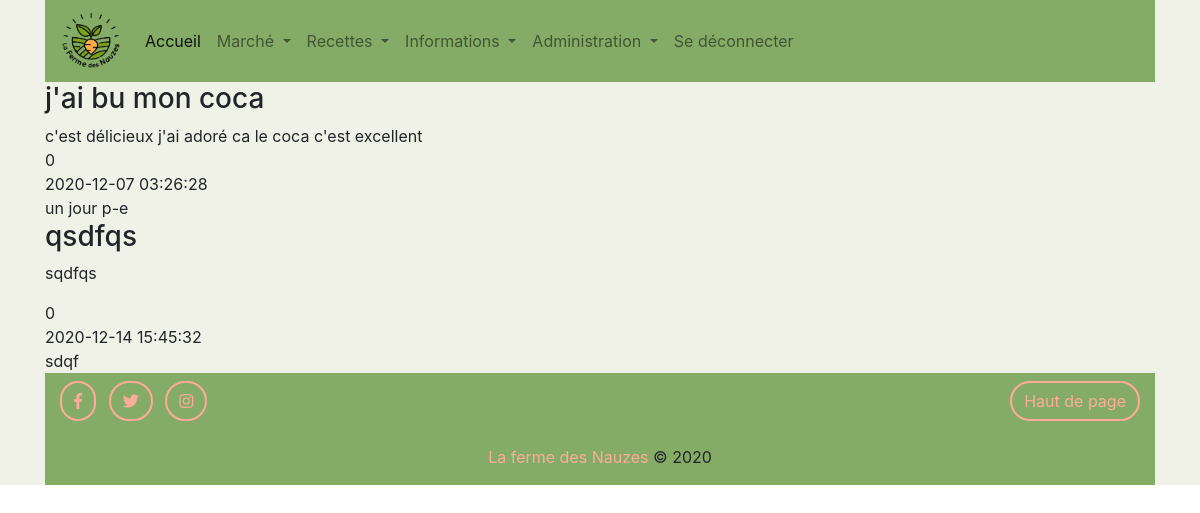
The app's page /info/informations (signed in) with its own data.
### tables this page shows
CREATE TABLE IF NOT EXISTS `post` (
  `POST_ID` int(11) NOT NULL AUTO_INCREMENT,
  `POST_TITRE` varchar(50) NOT NULL,
  `POST_TEXTE` text NOT NULL,
  `POST_TYPE` int(11) NOT NULL,
  `POST_AUTEUR` int(11) NOT NULL,
  `POST_DATE` varchar(255) NOT NULL,
  `POST_PHOTO` varchar(255) NOT NULL,
  PRIMARY KEY (`POST_ID`)
);

### Modele/Post.php (called while the page is built, shortened)
<?php
class Post extends Modele
{
	public function getPostsType($typePost)
	{
        $sql = 'SELECT POST_ID as id, POST_TITRE as titre, POST_TEXTE as texte, POST_TYPE as type, POST_AUTEUR as auteur, POST_DATE as date, POST_PHOTO as photo from post where POST_TYPE=?';
        $posts = $this->executerRequete($sql, array($typePost));
        return $posts;
    }
}

### Modele/Modele.php (called while the page is built, shortened)
<?php
abstract class Modele
{
    private $bdd;
    protected function executerRequete ($sql,$parametres = null)
    {
        if ($parametres == null)
        {
            $resultat = $this->getBdd()->query($sql);
        }
        else
        {
            $resultat = $this->getBdd()->prepare($sql);
            $resultat->execute($parametres);
        }
        return $resultat;
    }
    private function getBdd()
    {
        if ($this->bdd == null)
        {
            $this->bdd = new PDO('mysql:host=localhost;dbname=bdd_lfdn;charset=utf8','root','',array(PDO::ATTR_ERRMODE => PDO::ERRMODE_EXCEPTION, PDO::ATTR_DEFAULT_FETCH_MODE => PDO::FETCH_ASSOC));
        }
        return $this->bdd;
    }
}

### index.php (called while the page is built, shortened)
<?php
$routeur = new Routeur();
$routeur->routerRequete();

### Vue/vueInformations.php (the view)
<?php foreach ($posts as $post): ?>
<section>
    <h3><?= $post['titre'] ?></h3>
    <?= htmlspecialchars_decode($post['texte']) ?>
    <div><?= $post['auteur'] ?></div>
    <div><?= $post['date'] ?></div>
    <div><?= $post['photo'] ?></div>
</section>
<?php endforeach; ?>

### records on screen
post: POST_TITRE "j'ai bu mon coca", POST_TEXTE "c'est délicieux j'ai adoré ca le coca c'est excellent", POST_AUTEUR "0", POST_DATE "2020-12-07 03:26:28", POST_PHOTO "un jour p-e"
post: POST_TITRE "qsdfqs", POST_TEXTE "sqdfqs", POST_AUTEUR "0", POST_DATE "2020-12-14 15:45:32", POST_PHOTO "sdqf"
